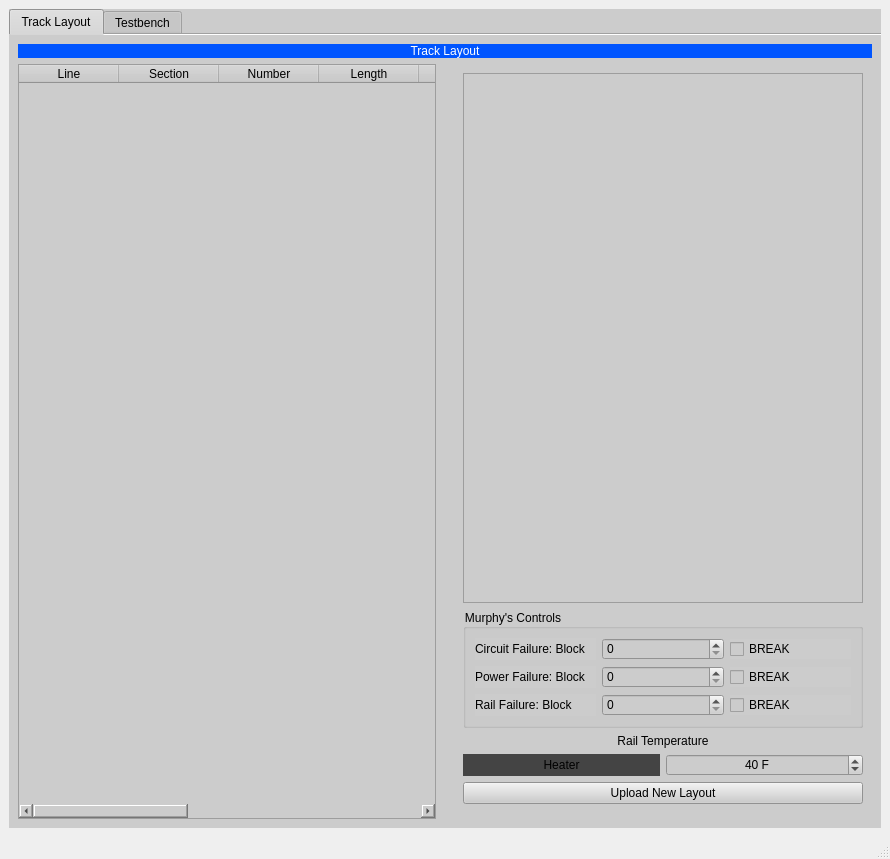
<?xml version="1.0" encoding="UTF-8"?>
<ui version="4.0">
 <class>TrackModel</class>
 <widget class="QMainWindow" name="TrackModel">
  <property name="windowModality">
   <enum>Qt::WindowModality::WindowModal</enum>
  </property>
  <property name="geometry">
   <rect>
    <x>0</x>
    <y>0</y>
    <width>890</width>
    <height>859</height>
   </rect>
  </property>
  <property name="sizePolicy">
   <sizepolicy hsizetype="Preferred" vsizetype="Preferred">
    <horstretch>0</horstretch>
    <verstretch>0</verstretch>
   </sizepolicy>
  </property>
  <property name="windowTitle">
   <string>MainWindow</string>
  </property>
  <widget class="QWidget" name="centralwidget">
   <layout class="QGridLayout" name="gridLayout">
    <item row="1" column="1">
     <layout class="QVBoxLayout" name="verticalLayout">
      <item>
       <widget class="QTabWidget" name="tabs">
        <property name="autoFillBackground">
         <bool>false</bool>
        </property>
        <property name="styleSheet">
         <string notr="true">font: 14pt &quot;Times New Roman&quot;;
color: rgb(0, 0, 0);
background-color: rgb(204, 204, 204);</string>
        </property>
        <property name="currentIndex">
         <number>0</number>
        </property>
        <property name="documentMode">
         <bool>true</bool>
        </property>
        <property name="tabsClosable">
         <bool>false</bool>
        </property>
        <property name="tabBarAutoHide">
         <bool>false</bool>
        </property>
        <widget class="QWidget" name="tab">
         <attribute name="title">
          <string>Track Layout</string>
         </attribute>
         <layout class="QGridLayout" name="gridLayout_14">
          <item row="3" column="3">
           <widget class="QFrame" name="trackLayout_header">
            <layout class="QVBoxLayout" name="verticalLayout_3">
             <item>
              <widget class="QTableWidget" name="blockInfo"/>
             </item>
             <item>
              <widget class="QGroupBox" name="murphyControls">
               <property name="title">
                <string>Murphy's Controls</string>
               </property>
               <layout class="QGridLayout" name="gridLayout_3">
                <item row="0" column="0">
                 <layout class="QVBoxLayout" name="verticalLayout_7">
                  <item>
                   <layout class="QHBoxLayout" name="horizontalLayout">
                    <item>
                     <widget class="QLabel" name="circuitFailureLabel">
                      <property name="text">
                       <string>Circuit Failure: Block</string>
                      </property>
                     </widget>
                    </item>
                    <item>
                     <widget class="QSpinBox" name="murphyBlockNumber1"/>
                    </item>
                    <item>
                     <widget class="QCheckBox" name="breakStatus1">
                      <property name="text">
                       <string>BREAK</string>
                      </property>
                     </widget>
                    </item>
                   </layout>
                  </item>
                 </layout>
                </item>
                <item row="1" column="0">
                 <layout class="QHBoxLayout" name="horizontalLayout_3">
                  <item>
                   <widget class="QLabel" name="poewrFailureLabel">
                    <property name="text">
                     <string>Power Failure: Block</string>
                    </property>
                   </widget>
                  </item>
                  <item>
                   <widget class="QSpinBox" name="murphyBlockNumber2"/>
                  </item>
                  <item>
                   <widget class="QCheckBox" name="breakStatus2">
                    <property name="text">
                     <string>BREAK</string>
                    </property>
                   </widget>
                  </item>
                 </layout>
                </item>
                <item row="2" column="0">
                 <layout class="QHBoxLayout" name="horizontalLayout_2">
                  <item>
                   <widget class="QLabel" name="railFailureLabel_2">
                    <property name="text">
                     <string>Rail Failure: Block</string>
                    </property>
                   </widget>
                  </item>
                  <item>
                   <widget class="QSpinBox" name="murphyBlockNumber3"/>
                  </item>
                  <item>
                   <widget class="QCheckBox" name="breakStatus3">
                    <property name="text">
                     <string>BREAK</string>
                    </property>
                   </widget>
                  </item>
                 </layout>
                </item>
               </layout>
              </widget>
             </item>
             <item>
              <layout class="QVBoxLayout" name="verticalLayout_5">
               <item>
                <layout class="QVBoxLayout" name="verticalLayout_6">
                 <item>
                  <layout class="QGridLayout" name="gridLayout_16">
                   <item row="3" column="1">
                    <widget class="QSpinBox" name="tempStepper">
                     <property name="styleSheet">
                      <string notr="true">font: 20pt &quot;Times New Roman&quot;;</string>
                     </property>
                     <property name="wrapping">
                      <bool>false</bool>
                     </property>
                     <property name="alignment">
                      <set>Qt::AlignmentFlag::AlignCenter</set>
                     </property>
                     <property name="buttonSymbols">
                      <enum>QAbstractSpinBox::ButtonSymbols::UpDownArrows</enum>
                     </property>
                     <property name="accelerated">
                      <bool>false</bool>
                     </property>
                     <property name="suffix">
                      <string> F</string>
                     </property>
                     <property name="minimum">
                      <number>-50</number>
                     </property>
                     <property name="maximum">
                      <number>150</number>
                     </property>
                     <property name="value">
                      <number>40</number>
                     </property>
                    </widget>
                   </item>
                   <item row="3" column="0">
                    <widget class="QLabel" name="heaterStatus">
                     <property name="styleSheet">
                      <string notr="true">font: 10pt &quot;Times New Roman&quot;;
background-color: rgb(68, 68, 68);
color: rgb(0, 0, 0);</string>
                     </property>
                     <property name="text">
                      <string>Heater</string>
                     </property>
                     <property name="alignment">
                      <set>Qt::AlignmentFlag::AlignCenter</set>
                     </property>
                    </widget>
                   </item>
                   <item row="2" column="0" colspan="2">
                    <widget class="QLabel" name="tempLabel">
                     <property name="styleSheet">
                      <string notr="true">font: 30pt &quot;Times New Roman&quot;;</string>
                     </property>
                     <property name="text">
                      <string>Rail Temperature</string>
                     </property>
                     <property name="alignment">
                      <set>Qt::AlignmentFlag::AlignCenter</set>
                     </property>
                    </widget>
                   </item>
                  </layout>
                 </item>
                 <item>
                  <widget class="QPushButton" name="uploadButton">
                   <property name="styleSheet">
                    <string notr="true">font: 30pt &quot;Times New Roman&quot;;</string>
                   </property>
                   <property name="text">
                    <string>Upload New Layout</string>
                   </property>
                   <property name="autoDefault">
                    <bool>false</bool>
                   </property>
                   <property name="default">
                    <bool>false</bool>
                   </property>
                   <property name="flat">
                    <bool>false</bool>
                   </property>
                  </widget>
                 </item>
                </layout>
               </item>
              </layout>
             </item>
            </layout>
           </widget>
          </item>
          <item row="0" column="0" rowspan="2" colspan="4">
           <widget class="QLabel" name="tab1Label">
            <property name="styleSheet">
             <string notr="true">font: 40pt &quot;Times New Roman&quot;;
background-color: rgb(0, 85, 255);
color: rgb(255, 255, 255);</string>
            </property>
            <property name="text">
             <string>Track Layout</string>
            </property>
            <property name="alignment">
             <set>Qt::AlignmentFlag::AlignCenter</set>
            </property>
           </widget>
          </item>
          <item row="3" column="0" rowspan="2">
           <widget class="QTableWidget" name="blocks">
            <column>
             <property name="text">
              <string>Line</string>
             </property>
            </column>
            <column>
             <property name="text">
              <string>Section</string>
             </property>
            </column>
            <column>
             <property name="text">
              <string>Number</string>
             </property>
            </column>
            <column>
             <property name="text">
              <string>Length</string>
             </property>
            </column>
            <column>
             <property name="text">
              <string>Grade</string>
             </property>
            </column>
            <column>
             <property name="text">
              <string>Speed Limit</string>
             </property>
            </column>
            <column>
             <property name="text">
              <string>Infrastructure</string>
             </property>
            </column>
            <column>
             <property name="text">
              <string>Elevation</string>
             </property>
            </column>
            <column>
             <property name="text">
              <string>Cumulative Elevation</string>
             </property>
            </column>
            <column>
             <property name="text">
              <string>Occupancy</string>
             </property>
            </column>
           </widget>
          </item>
         </layout>
        </widget>
        <widget class="QWidget" name="tab_2">
         <attribute name="title">
          <string>Testbench</string>
         </attribute>
         <layout class="QGridLayout" name="gridLayout_19">
          <item row="7" column="0">
           <layout class="QVBoxLayout" name="verticalLayout_9">
            <item>
             <widget class="QTableWidget" name="passInfoTable">
              <property name="styleSheet">
               <string notr="true">font: 14pt &quot;Times New Roman&quot;;
color: rgb(0, 0, 0);</string>
              </property>
              <attribute name="horizontalHeaderDefaultSectionSize">
               <number>123</number>
              </attribute>
              <row>
               <property name="text">
                <string>Block 1</string>
               </property>
              </row>
              <row>
               <property name="text">
                <string>Block 2</string>
               </property>
              </row>
              <row>
               <property name="text">
                <string>Block 3</string>
               </property>
              </row>
              <row>
               <property name="text">
                <string>Block 4</string>
               </property>
              </row>
              <row>
               <property name="text">
                <string>Block 5</string>
               </property>
              </row>
              <row>
               <property name="text">
                <string>Block 6</string>
               </property>
              </row>
              <row>
               <property name="text">
                <string>Block 7</string>
               </property>
              </row>
              <row>
               <property name="text">
                <string>Block 8</string>
               </property>
              </row>
              <row>
               <property name="text">
                <string>Block 9</string>
               </property>
              </row>
              <row>
               <property name="text">
                <string>Block 10</string>
               </property>
              </row>
              <row>
               <property name="text">
                <string>Block 11</string>
               </property>
              </row>
              <row>
               <property name="text">
                <string>Block 12</string>
               </property>
              </row>
              <row>
               <property name="text">
                <string>Block 13</string>
               </property>
              </row>
              <row>
               <property name="text">
                <string>Block 14</string>
               </property>
              </row>
              <row>
               <property name="text">
                <string>Block 15</string>
               </property>
              </row>
              <column>
               <property name="text">
                <string>Commanded Speed</string>
               </property>
              </column>
              <column>
               <property name="text">
                <string>Authority</string>
               </property>
              </column>
              <column>
               <property name="text">
                <string>Vacancy</string>
               </property>
              </column>
             </widget>
            </item>
           </layout>
          </item>
          <item row="8" column="0" colspan="2">
           <widget class="QPushButton" name="applyChangesButton">
            <property name="styleSheet">
             <string notr="true">font: 14pt &quot;Times New Roman&quot;;
color: rgb(0, 0, 0);</string>
            </property>
            <property name="text">
             <string>Apply Changes</string>
            </property>
           </widget>
          </item>
          <item row="5" column="0">
           <layout class="QHBoxLayout" name="horizontalLayout_5"/>
          </item>
          <item row="3" column="1" rowspan="5">
           <widget class="QTextEdit" name="textEdit"/>
          </item>
          <item row="3" column="0">
           <layout class="QHBoxLayout" name="horizontalLayout_4"/>
          </item>
          <item row="0" column="1">
           <widget class="QLabel" name="beaconLabel">
            <property name="styleSheet">
             <string notr="true">font: 14pt &quot;Times New Roman&quot;;
color: rgb(0, 0, 0);</string>
            </property>
            <property name="text">
             <string>Beacon Information</string>
            </property>
            <property name="alignment">
             <set>Qt::AlignmentFlag::AlignCenter</set>
            </property>
           </widget>
          </item>
          <item row="1" column="0">
           <layout class="QVBoxLayout" name="verticalLayout_2">
            <item>
             <widget class="QLabel" name="label_3">
              <property name="styleSheet">
               <string notr="true">font: 20pt &quot;Times New Roman&quot;;
color: rgb(0, 0, 0);</string>
              </property>
              <property name="text">
               <string>Position</string>
              </property>
              <property name="alignment">
               <set>Qt::AlignmentFlag::AlignCenter</set>
              </property>
             </widget>
            </item>
            <item>
             <widget class="QDoubleSpinBox" name="positionValue">
              <property name="alignment">
               <set>Qt::AlignmentFlag::AlignCenter</set>
              </property>
              <property name="suffix">
               <string> m</string>
              </property>
             </widget>
            </item>
           </layout>
          </item>
          <item row="4" column="0">
           <widget class="QGroupBox" name="switchCommands">
            <property name="title">
             <string>Switch Commands</string>
            </property>
            <layout class="QGridLayout" name="gridLayout_2">
             <item row="3" column="0">
              <widget class="QComboBox" name="switches">
               <property name="styleSheet">
                <string notr="true">font: 16pt &quot;Times New Roman&quot;;
color: rgb(0, 0, 0);</string>
               </property>
              </widget>
             </item>
             <item row="3" column="1">
              <widget class="QCheckBox" name="switchToggle">
               <property name="text">
                <string>Toggle</string>
               </property>
              </widget>
             </item>
            </layout>
           </widget>
          </item>
          <item row="1" column="1">
           <widget class="QComboBox" name="stationPicker">
            <property name="styleSheet">
             <string notr="true">font: 14pt &quot;Times New Roman&quot;;
color: rgb(0, 0, 0);</string>
            </property>
            <item>
             <property name="text">
              <string>Station A</string>
             </property>
            </item>
            <item>
             <property name="text">
              <string>Station B</string>
             </property>
            </item>
            <item>
             <property name="text">
              <string>Station C</string>
             </property>
            </item>
           </widget>
          </item>
          <item row="6" column="0">
           <widget class="QGroupBox" name="groupBox">
            <property name="title">
             <string>Crossing Commands</string>
            </property>
            <layout class="QGridLayout" name="gridLayout_4">
             <item row="0" column="0">
              <widget class="QComboBox" name="crossings"/>
             </item>
             <item row="0" column="1">
              <widget class="QCheckBox" name="crossingStatus">
               <property name="text">
                <string>Toggle</string>
               </property>
              </widget>
             </item>
             <item row="0" column="2">
              <widget class="QLabel" name="lightStatus">
               <property name="styleSheet">
                <string notr="true">color: rgb(0, 0, 0);
font: 16pt &quot;Times New Roman&quot;;</string>
               </property>
               <property name="text">
                <string/>
               </property>
              </widget>
             </item>
            </layout>
           </widget>
          </item>
         </layout>
        </widget>
       </widget>
      </item>
     </layout>
    </item>
   </layout>
  </widget>
  <widget class="QStatusBar" name="statusbar"/>
 </widget>
 <resources/>
 <connections/>
</ui>
